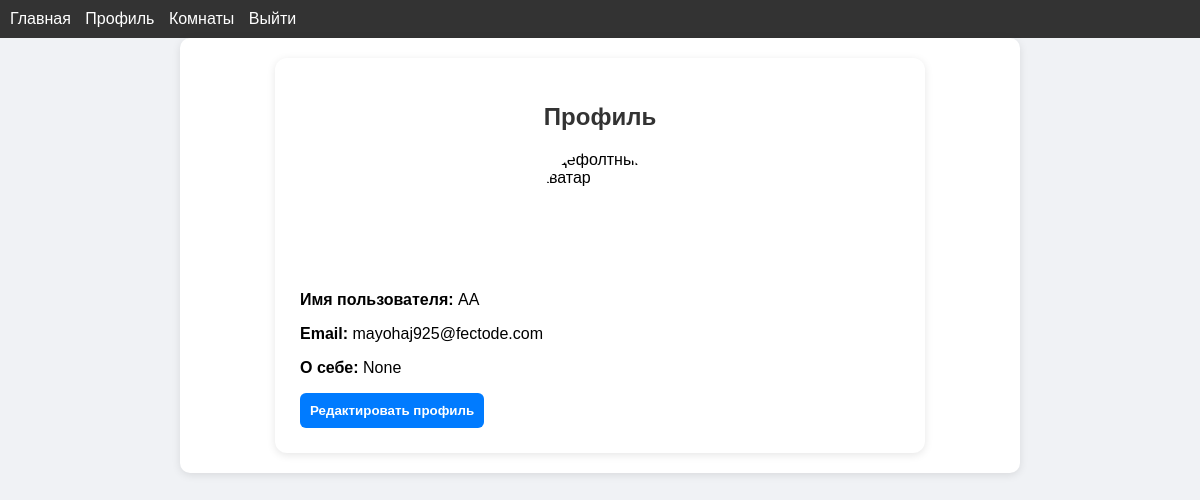
Before: /profile/ (signed in) with the older database file.
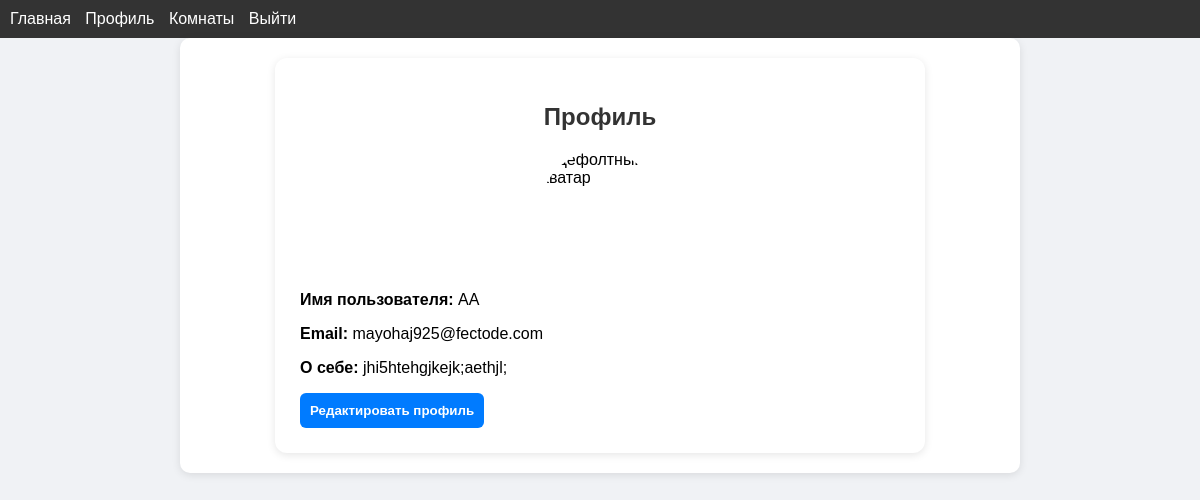
After: the same page with the newer database file.
### app/models.py (models this page shows)
class User(AbstractUser):
    ROLE_CHOICES = [
        ('user', 'Обычный'),
        ('moderator', 'Модератор'),
        ('admin', 'Администратор'),
    ]
    role = models.CharField(max_length=10, choices=ROLE_CHOICES, default='user')
    bio = models.TextField(blank=True, null=True)
    avatar = models.ImageField(upload_to='avatars/', blank=True, null=True)

### app/views.py (the view)
# urls.py: path('profile/', views.profile_view, name='profile'),
@login_required
def profile_view(request):
    user = request.user
    if request.method == 'POST':
        form = ProfileUpdateForm(request.POST, request.FILES, instance=user)
        password_form = OptionalPasswordChangeForm(user, request.POST)
        if form.is_valid():
            form.save()
            if password_form.is_valid() and password_form.cleaned_data.get("new_password1"):
                password_form.save()
                update_session_auth_hash(request, password_form.user)
            return redirect('profile')
    else:
        form = ProfileUpdateForm(instance=user)
        password_form = OptionalPasswordChangeForm(user)
    return render(request, 'html/profile.html', {
        'form': form,
        'password_form': password_form,
        'user_profile': user,
    })

### app/templates/html/profile.html (shortened to what this page needs)
{% extends 'html/base.html' %}
{% load static %}
{% get_media_prefix as MEDIA_PREFIX %}
{% block content %}
<div class="profile-container">
    <h2>Профиль</h2>
    {% if user.avatar %}
        <img src="{{ user.avatar.url }}" alt="Аватар" class="avatar">
    {% else %}
        <img src="{% static 'avatars/default-avatar.png' %}" alt="Дефолтный аватар" class="avatar">
    {% endif %}
    <p><strong>Имя пользователя:</strong> {{ user_profile.username }}</p>
    <p><strong>Email:</strong> {{ user_profile.email }}</p>
    <p><strong>О себе:</strong> {{ user_profile.bio }}</p>
    <button type="button" onclick="toggleEdit()">Редактировать профиль</button>
</div>
{% endblock %}

### app/templates/html/base.html (shortened to what this page needs)
<!DOCTYPE html>
<html lang="ru">
<head>
    <link rel="stylesheet" href="/static/css/style.css">
</head>
<body>
    <nav>
        <a href="/">Главная</a>
        {% if user.is_authenticated %}
            <a href="/profile/">Профиль</a>
            <a href="{% url 'room_list' %}">Комнаты</a>
            <a href="/logout/">Выйти</a>
        {% else %}
            <a href="/login/">Вход</a>
            <a href="/register/">Регистрация</a>
        {% endif %}
    </nav>
    <div class="container">
        {% block content %}{% endblock %}
    </div>
</body>
</html>

### app/static/css/style.css (style rules this page uses)
body { font-family: Arial, sans-serif; background-color: #f0f2f5; margin: 0; padding: 0; }
nav { background-color: #333; color: white; padding: 10px; }
nav a { color: white; margin-right: 10px; text-decoration: none; }
.container { padding: 20px; max-width: 800px; margin: auto; background-color: white; border-radius: 10px; box-shadow: 0 2px 8px rgba(0,0,0,0.1); }
h1, h2 { color: #333; }

### app/templates/html/profile.html (style rules this page uses)
.profile-container { max-width: 600px; margin: 0 auto; background: white; padding: 25px; border-radius: 12px; box-shadow: 0 2px 8px rgba(0,0,0,0.1); }
.avatar { width: 120px; height: 120px; background-size: cover; border-radius: 50%; display: block; margin: 0 auto 20px; }
h2 { text-align: center; }
button { padding: 10px; border: none; border-radius: 6px; background-color: #007bff; color: white; font-weight: bold; cursor: pointer; width: fit-content; align-self: flex-end; }

Changed rows visible on the page:
changed User "AA": bio "None" → "jhi5htehgjkejk;aethjl;"
